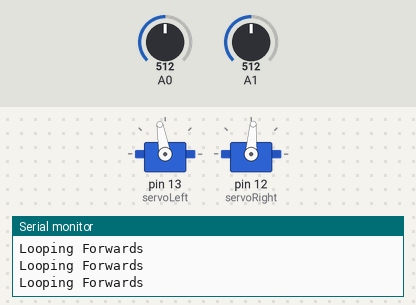
A sketch run on a simulated Arduino Uno, built with avr-gcc and run on an emulated ATmega328P. Shown: 2 × servo, the last lines printed to the serial monitor. The test bench sets the inputs (shaded band); at power-on: A0 = 512, A1 = 512.

Above: at 1.2 s.
1.3 s: A0 set to 910
At 2.4 s:
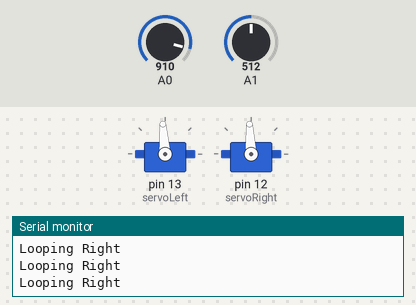
2.8 s: A0 set to 900
At 3.9 s:
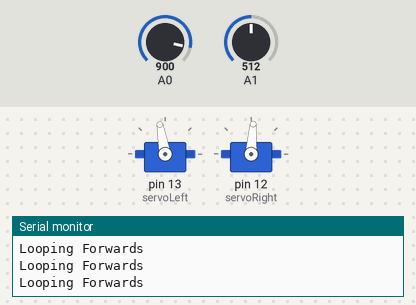
5.8 s: A1 set to 910
At 7.2 s:
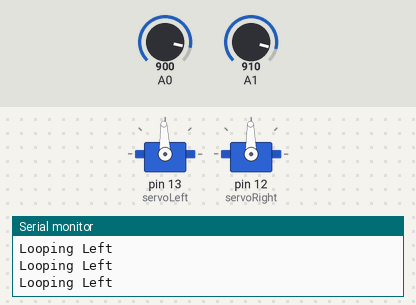
7.9 s: A1 set to 900
At 8.5 s:
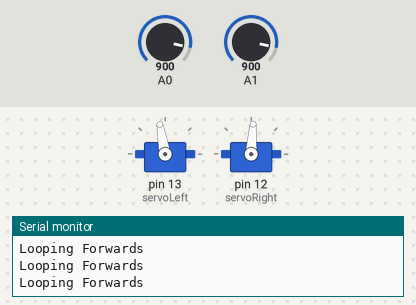
Timing chart, 0 to 10.9 s (numbered marks = the images above; inputs shaded):
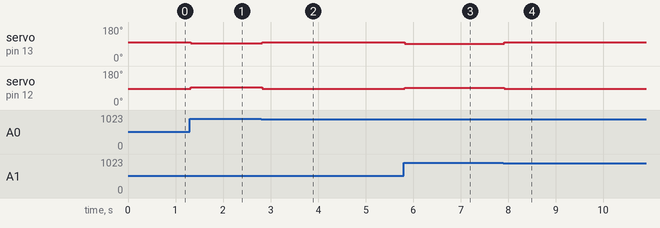

Measured:
- after the input at 1.3 s, servo on pin 13 (servoLeft): 100° → 94° at once; servo on pin 12 (servoRight): 86° → 93° at once
- after the input at 2.8 s, servo on pin 13 (servoLeft): 94° → 100° at once; servo on pin 12 (servoRight): 93° → 86° at once
- after the input at 5.8 s, servo on pin 13 (servoLeft): 100° → 92° at once; servo on pin 12 (servoRight): 86° → 91° at once
- after the input at 7.9 s, servo on pin 13 (servoLeft): 92° → 100° at once; servo on pin 12 (servoRight): 91° → 86° at once

The sketch:

LineFollow.ino
```cpp
#include <Servo.h>                    // Include servo library

Servo servoLeft;                      // Declare left and right servos
Servo servoRight;
int threshhold = 900;
bool Left, Centre, Right, whiteLine;

void setup() {
  servoLeft.attach(13);
  servoRight.attach(12);
	Serial.begin(9600);   //setup serial at given baud rate
  // servoLeft.writeMicroseconds(1570);  // Left wheel counterclockwise
  // servoRight.writeMicroseconds(1430); // Right wheel counterclockwise
}

void loop() {
  Right = (analogRead(1) > threshhold);
  Left = (analogRead(0) > threshhold); // True when left sensor is off the line
  servoLeft.writeMicroseconds(1570);  // Left wheel forwards
  servoRight.writeMicroseconds(1430); // Right wheel forwards

  do{
    delay(1);
    Right = (analogRead(1) > threshhold);
    Left = (analogRead(0) > threshhold);
    Serial.println("Looping Forwards");
  }while(!Left & !Right);


  if (Right){
    nudgeLeft();
  }
  if (Left){
    nudgeRight();
  }

}

void nudgeLeft(){
  servoLeft.writeMicroseconds(1495);  // Left wheel stop
  servoRight.writeMicroseconds(1480); // Right wheel slow forwards
  delay(250);
  do{
    delay(1);
    Right = (analogRead(1) > threshhold);
    Left = (analogRead(0) > threshhold);
    Serial.println("Looping Left");
  }while(Right);
}

void nudgeRight(){
  servoLeft.writeMicroseconds(1510);  // Left wheel slow forwards
  servoRight.writeMicroseconds(1500); // Right wheel stop
  delay(250);
  do{
    delay(1);
    Right = (analogRead(1) > threshhold);
    Left = (analogRead(0) > threshhold);
    Serial.println("Looping Right");
  }while(Left);
}
```
